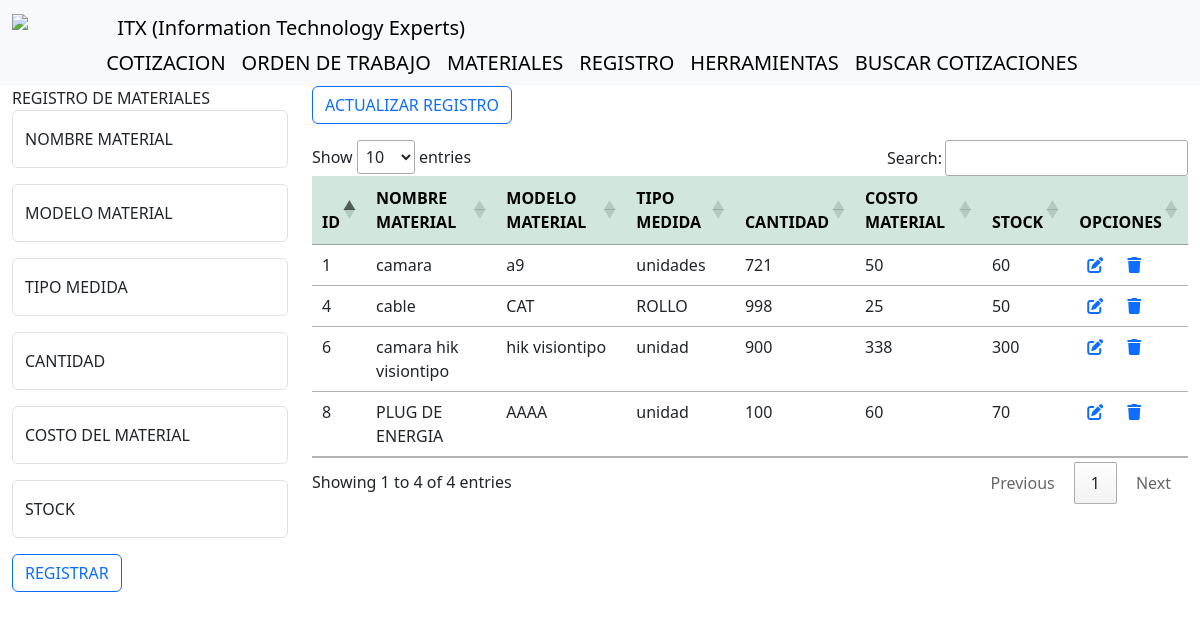
The app's page /materiales/ with its own data.
### materiales/models.py (models this page shows)
class Materiales(models.Model):
    nombrematerial = models.CharField(max_length=1000)
    modelomaterial = models.CharField(max_length=1000)
    tipomedida=models.CharField(max_length=1000)
    cantidad = models.IntegerField()
    costomaterial=models.IntegerField()
    stock = models.IntegerField()
    class Meta:
        db_table = 'material'

### materiales/views.py (the view)
# urls.py: path('materiales/', materiales, name='materiales'),
def materiales(request):
    mostrarMateriales= Materiales.objects.all()
    return render(request, "materiales.html",  {'mostrarMateriales': mostrarMateriales})

### templates/materiales.html (shortened to what this page needs)
<!DOCTYPE html>
<html>
    <head>
        <link rel="stylesheet" href="https://cdn.datatables.net/1.13.4/css/jquery.dataTables.min.css">
        <link href="https://cdn.jsdelivr.net/npm/bootstrap@5.3.0-alpha3/dist/css/bootstrap.min.css" rel="stylesheet">
    </head>
    <body>
        {% include "navegacion.html" %}
        <div class="container-fluid">
            <div class='row'>
                <div class="col-sm-3">
                    <div>
                        <label class="">REGISTRO DE MATERIALES</label>
                    </div>
                    <form method='POST' action="{% url 'registrarMaterial' %}">
                        <div class="form-floating mb-3">
                            <input type="text" name="nombre" id="nombre" class="form-control" placeholder=" " required />
                            <label for="floating_nombre" class="form-label">NOMBRE MATERIAL</label>
                        </div>
                        <div class="form-floating mb-3">
                            <input type="text" name="modelo" id="modelo" class="form-control" placeholder=" " required />
                            <label for="floating_modelo" class="form-label">MODELO MATERIAL</label>
                        </div>
                        <div class="form-floating mb-3">
                            <input type="text" name="tipoMedida" id="tipoMedida" class="form-control" placeholder=" " required />
                            <label for="floating_tipoMedida" class="form-label">TIPO MEDIDA</label>
                        </div>
                        <div class="form-floating mb-3">
                            <input type="number" name="cantidad" id="cantidad" class="form-control" placeholder=" " required />
                            <label for="floating_cantidad" class="form-label">CANTIDAD</label>
                        </div>
                        <div class="form-floating mb-3">
                            <input type="number" name="costoMaterial" id="costoMaterial" class="form-control" placeholder=" " required />
                            <label for="floating_costoMaterial" class="form-label">COSTO DEL MATERIAL</label>
                        </div>
                        <div class="form-floating mb-3">
                            <input type="number" name="stock" id="stock" class="form-control" placeholder=" " required />
                            <label for="floating_stock" class="form-label">STOCK</label>
                        </div>
                        <button type="submit" class="btn btn-outline-primary">REGISTRAR</button>
                    </form>
                </div>
                <div class='col-sm-9'>
                    <form method='POST' action="{% url 'mostrarMaterial' %}">
                        <button type="submit" class="btn btn-outline-primary mb-3">ACTUALIZAR REGISTRO</button>
                        <div class="m-10">
                            <table id="tabla" class="table table-hover">
                                <thead class="table table-success">
                                    <tr>
                                        <th scope="col" class="">ID</th>
                                        <th scope="col" class="">NOMBRE MATERIAL</th>
                                        <th scope="col" class="">MODELO MATERIAL</th>
                                        <th scope="col" class="">TIPO MEDIDA</th>
                                        <th scope="col" class="">CANTIDAD</th>
                                        <th scope="col" class="">COSTO MATERIAL</th>
                                        <th scope="col" class="">STOCK</th>
                                        <th scope="col" class="">OPCIONES</th>
                                    </tr>
                                </thead>
                                <tbody>
                                    {% for mostrarMaterial in mostrarMateriales%}
                                        <tr class="">
                                            <td scope="row" class="" value="{{mostrarMaterial.id}}">{{mostrarMaterial.id}}</td>
                                            <td scope="row" class="" value="{{mostrarMaterial.nombrematerial}}">{{mostrarMaterial.nombrematerial}}</td>
                                            <td scope="row" class="" value="{{mostrarMaterial.modelomaterial}}">{{mostrarMaterial.modelomaterial}}</td>
                                            <td scope="row" class="" value="{{mostrarMaterial.tipomedida}}">{{mostrarMaterial.tipomedida}}</td>
                                            <td scope="row" class="" value="{{mostrarMaterial.cantidad}}">{{mostrarMaterial.cantidad}}</td>
                                            <td scope="row" class="" value="{{mostrarMaterial.costomaterial}}">{{mostrarMaterial.costomaterial}}</td>
                                            <td scope="row" class="" value="{{mostrarMaterial.stock}}">{{mostrarMaterial.stock}}</td>
                                            <td scope="row" class=""><a class="m-2" href="{% url 'editarRegistro' mostrarMaterial.id %}"><i class="fa-solid fa-pen-to-square"></i></a><a class="m-3" href="{% url 'eliminarRegistro' mostrarMaterial.id %}"><i class="fa-solid fa-trash"></i></a></td>
                                        </tr>
                                    {%endfor%}
                                </tbody>
                            </table>
                        </div>
                    </form>
                </div>
            </div>
        </div>
    </body>
</html>

### templates/navegacion.html (shortened to what this page needs)
{% load static %}
<!DOCTYPE html>
<html>
    <head>
        <link href="https://cdn.jsdelivr.net/npm/bootstrap@5.3.0-alpha3/dist/css/bootstrap.min.css" rel="stylesheet">
    </head>
    <body>
        <nav class="navbar bg-body-tertiary">
            <div class="container-fluid">
            <a href="https://www.facebook.com/profile.php?id=100075902176497" class="navbar-brand">
                <img src="https://scontent.fvvi1-1.fna.fbcdn.net/v/t39.30808-6/241715045_239804837959647_8680281662909236020_n.jpg?_nc_cat=103&cb=99be929b-59f725be&ccb=1-7&_nc_sid=09cbfe&_nc_ohc=UzYUmdn4OKMAX-HI4bC&_nc_ht=scontent.fvvi1-1.fna&oh=00_AfDaQz5WquKO6CvgWYGn9ftuHkYNXhsJDgfoBxClgF7EmQ&oe=64AB35F7 " width='100' class="d-inline-block align-text-top"  />
                <span class="navbar-brand">ITX (Information Technology Experts)</span>
            </a>
            <div class="container-fluid" id="navbar-default">
                <ul class="nav justify-content-center">
                    <li>
                        <a href="\" class="navbar-brand">COTIZACION</a>
                    </li>
                    <li>
                        <a href="\registroOrden"  class="navbar-brand">ORDEN DE TRABAJO</a>
                    </li>
                    <li>
                        <a href="\materiales"  class="navbar-brand">MATERIALES</a>
                    </li>
                    <li>
                        <a href="\mostrarRegistro"  class="navbar-brand">REGISTRO</a>
                    </li>
                    <li>
                        <a href="\herramientas"  class="navbar-brand">HERRAMIENTAS</a>
                    </li>
                    <li>
                        <a href="\buscarcotizaciones"  class="navbar-brand">BUSCAR COTIZACIONES</a>
                    </li>
                </ul>
            </div>
            </div>
        </nav>
    </body>
</html>

### records on screen
Materiales: id "1", nombrematerial "camara", modelomaterial "a9", tipomedida "unidades", cantidad "721", costomaterial "50", stock "60"
Materiales: id "4", nombrematerial "cable", modelomaterial "CAT", tipomedida "ROLLO", cantidad "998", costomaterial "25", stock "50"
Materiales: id "6", nombrematerial "camara hik visiontipo", modelomaterial "hik visiontipo", tipomedida "unidad", cantidad "900", costomaterial "338", stock "300"
Materiales: id "8", nombrematerial "PLUG DE ENERGIA", modelomaterial "AAAA", tipomedida "unidad", cantidad "100", costomaterial "60", stock "70"
